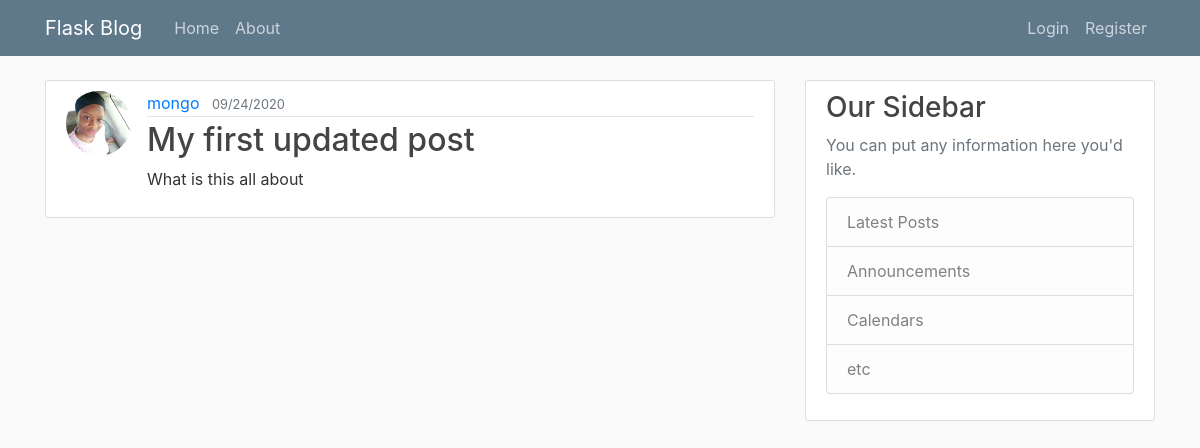
/post/1, run on the app's committed database.
### flaskblog/models.py (models this page shows, shortened)
class User(db.Model, UserMixin):
	id = db.Column(db.Integer, primary_key=True)
	username = db.Column(db.String(20), unique = True, nullable = False)
	email = db.Column(db.String(120), unique = True, nullable = False)
	image_file = db.Column(db.String(20), nullable = False, default = "default.jpg")
	password = db.Column(db.String(30), nullable= False)
	posts = db.relationship("Post", backref="author", lazy = True)

class Post(db.Model):
	id = db.Column(db.Integer, primary_key = True)
	title = db.Column(db.String(20), nullable= False)
	date_posted = db.Column(db.DateTime, nullable = False, default = datetime.utcnow)
	content = db.Column(db.Text, nullable = False)
	user_id = db.Column(db.Integer, db.ForeignKey("user.id"), nullable = False)

### flaskblog/routes.py (the view)
@app.route('/post/<int:post_id>')
def post(post_id):
	post = Post.query.get_or_404(post_id)
	return render_template('post.html', title =post.title, post=post)

### flaskblog/templates/post.html
{% extends "layout.html" %}
{% block css %}
	<link rel="stylesheet" type="text/css" href="{{ url_for('static', filename = 'main.css')}}">
{% endblock %}
{% block content %}
	<article class="media content-section">
		<img class="rounded-circle article-img" src="{{ url_for('static', filename='profile_pics/' + post.author.image_file) }}">
	  <div class="media-body">
	    <div class="article-metadata">
	      <a class="mr-2" href="#">{{ post.author.username }}</a>
	      <small class="text-muted">{{ post.date_posted.strftime("%m/%d/%Y") }}</small>
	    </div>
	    <h2 class="article-title"> {{ post.title }}</h2>
	    <p class="article-content">{{ post.content }}</p>
	  </div>
	</article>
{% endblock content %}

### flaskblog/static/main.css (style rules this page uses)
body { background: #fafafa; color: #333333; margin-top: 5rem; }
h1, h2, h3, h4, h5, h6 { color: #444444; }
.content-section { background: #ffffff; padding: 10px 20px; border: 1px solid #dddddd; border-radius: 3px; margin-bottom: 20px; }
.article-title { color: #444444; }
.article-content { white-space: pre-line; }
.article-img { height: 65px; width: 65px; margin-right: 16px; }
.article-metadata { padding-bottom: 1px; margin-bottom: 4px; border-bottom: 1px solid #e3e3e3 }

### data on the page
User: image_file (picture), author.username "mongo"
Post: date_posted "09/24/2020", title "My first updated post", content "What is this all about"
